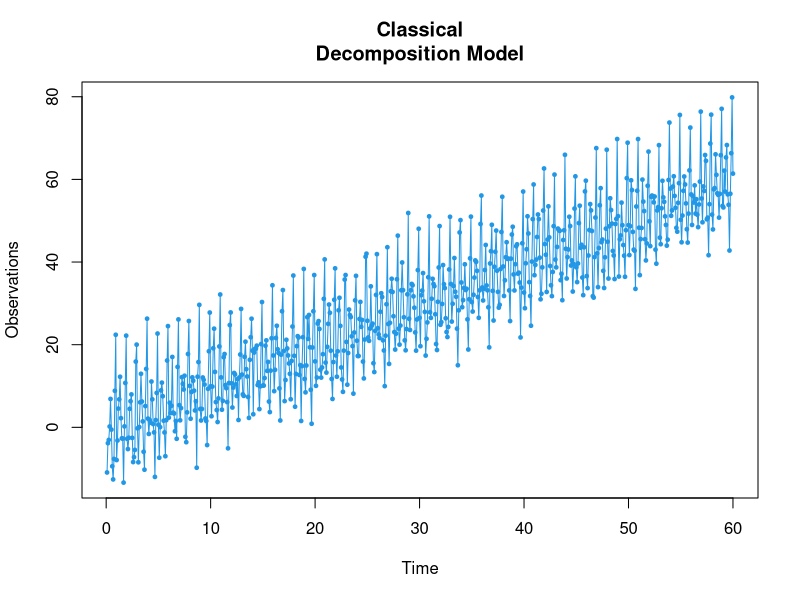
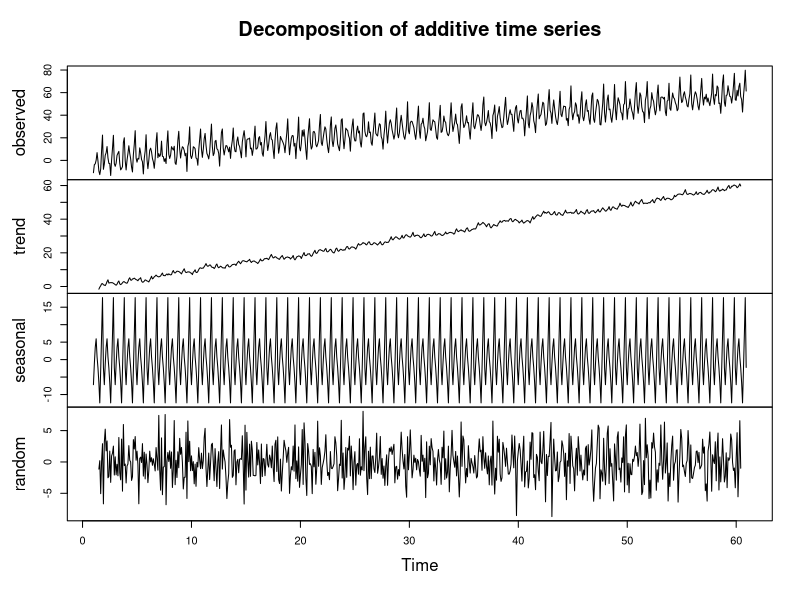
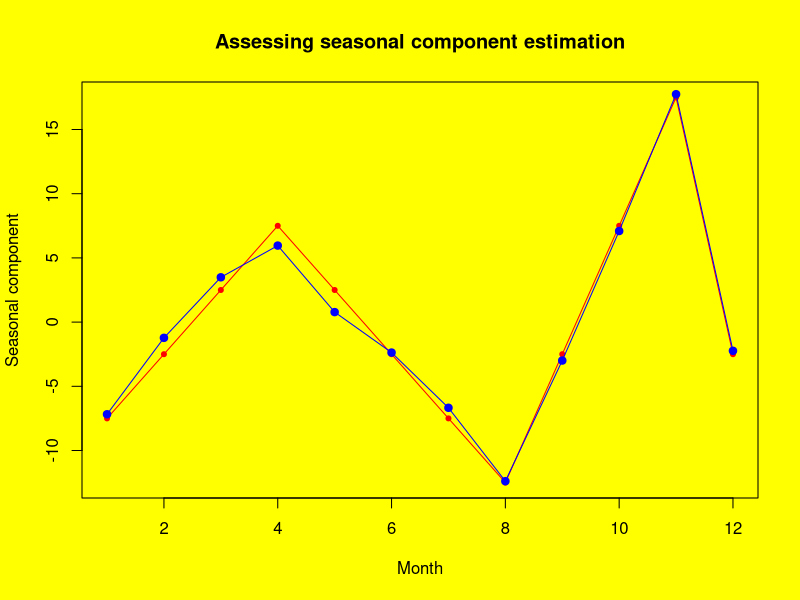
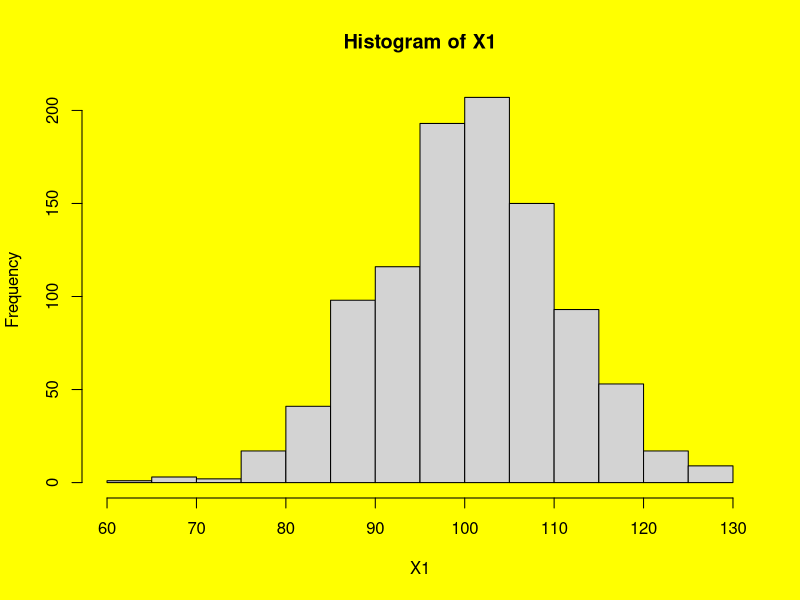
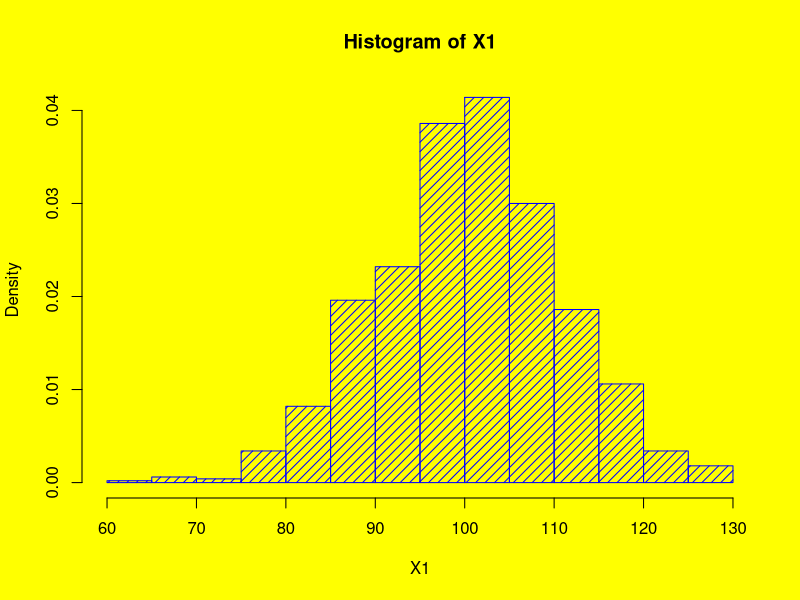
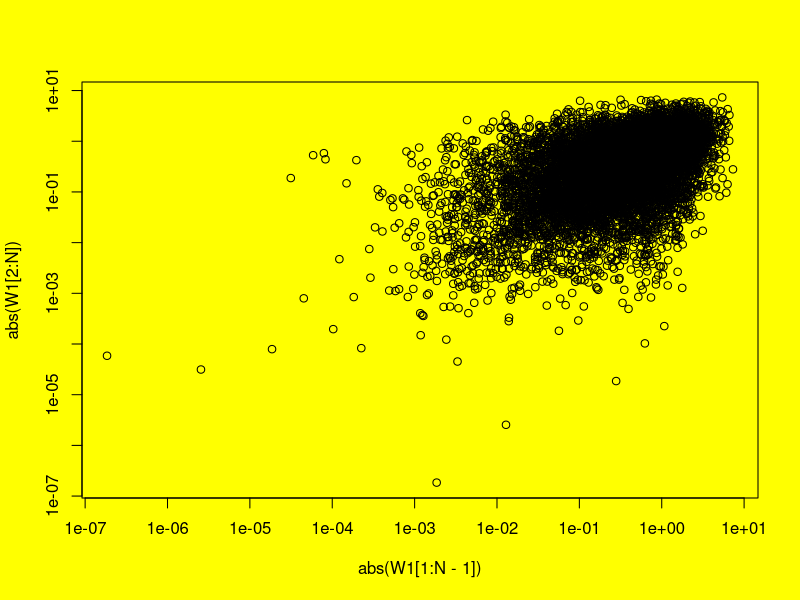
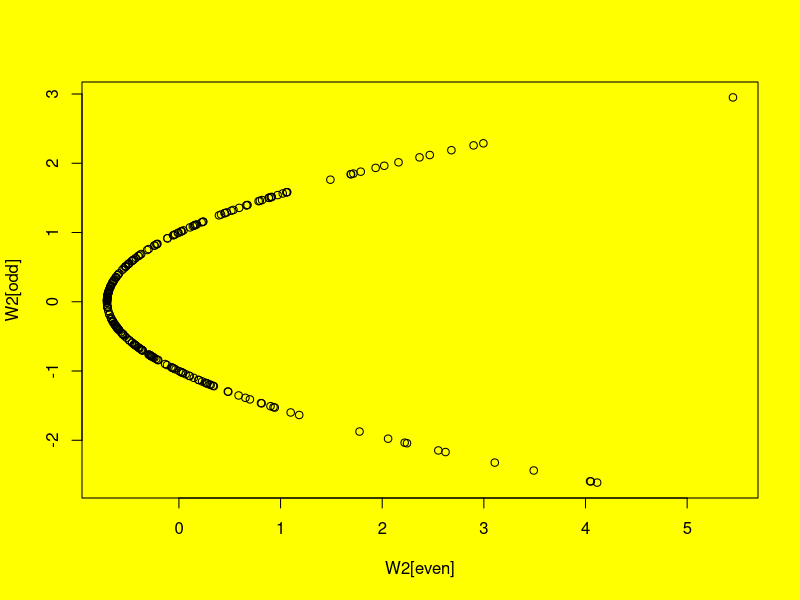
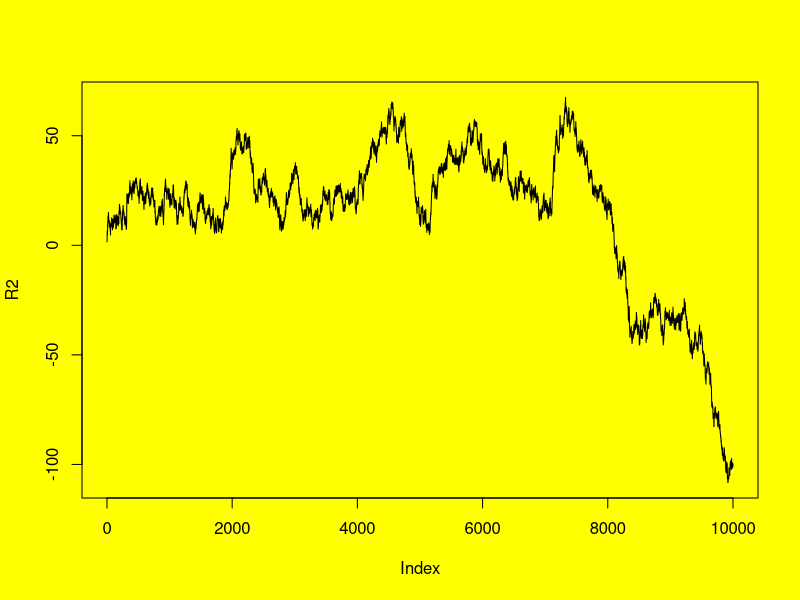

Source code (R) for these figures, in order:
## ---- chunk 1
library(forecast)
library(tidyverse)
## ---- chunk 2
# Time and st. dev. for the white noise
time_step=1/12
st_dev=3
## ---- chunk 3
# Time grid for 60 years of monthly data
t<-seq(1/12,60,by=time_step)
# iid noise
Y<-rnorm(length(t),sd=st_dev)
head(Y)
# Seasonal component (with zero sum)
S<-c(1,2,3,4,3,2,1,0,2,4,6,2)*5
S<-S-mean(S)
# Synthetic time series that mixes seasonal component,
#trend and noise
TS<-rep(S,60)+t+Y
# Plot observations
plot(t,TS,type='o',col=4,pch=19,cex=.5,
xlab='Time',ylab='Observations',main='Classical
Decomposition Model')
# Create time series object
TS<-ts(data=TS,frequency=12)
# Classical Decomposition Method
m<-decompose(TS,filter=rep(1/13,13))
plot(m)
# Assessment of seasonal component estimation
par(bg='yellow')
plot(S,type='o',pch=20,col='red',
xlab='Month',
ylab='Seasonal component',
main='Assessing seasonal component estimation')
points(m$figure,type='o',pch=19,col='blue')
## ---- chunk 4
#========================================
# 2. Time Series Objects
#========================================
# Create time series object
TS<-ts(data=TS,frequency=12)
#===============================================
# 3A. IID sequences = random variable generators
#===============================================
# clear the workspace
X1 <- rnorm(n=1000,mean=100,sd=10)
X2 <- rexp(n=1000,rate=2)
X3 <- runif(n=1000,min=2,max=5)
X4 <- rpois(n=1000,lambda=3)
#========================================
# Histograms
#========================================
# Simple one
#------------
hist(X1)
# A better one
#------------------------------------------------
par(bg='yellow')
hist(X1,breaks=20,freq=FALSE,density=15,col='blue',border='blue')

## ---- chunk 5
N<-10000
Z<-rnorm(N)
Z1<-Z[1:N-1]
head(Z)
head(Z1)
Z2<-Z[2:N]
head(Z2)
W1<-Z1*Z2

rm(Z1,Z2)
plot(abs(W1[1:N-1]),abs(W1[2:N]),log='xy')

## ---- chunk 6
N<-10000
W2<-rnorm(N)
even<-seq(2,500,by=2)
odd<-seq(1,500,by=2)
W2[even]<-(W2[odd]^2-1)/sqrt(2)
plot(W2[even],W2[odd])

## ---- chunk 7
R1<-cumsum(X1-mean(X1))
R2<-cumsum(W2)
plot(R2,type='l')
plot(cumsum(rnorm(N)),type='l',xlim=c(0,N),ylim=c(-
300,300))
## ---- chunk 8
Box.test(X1,lag=5,type='Box-Pierce')
Box.test(R1,lag=2,type='Ljung-Box')

